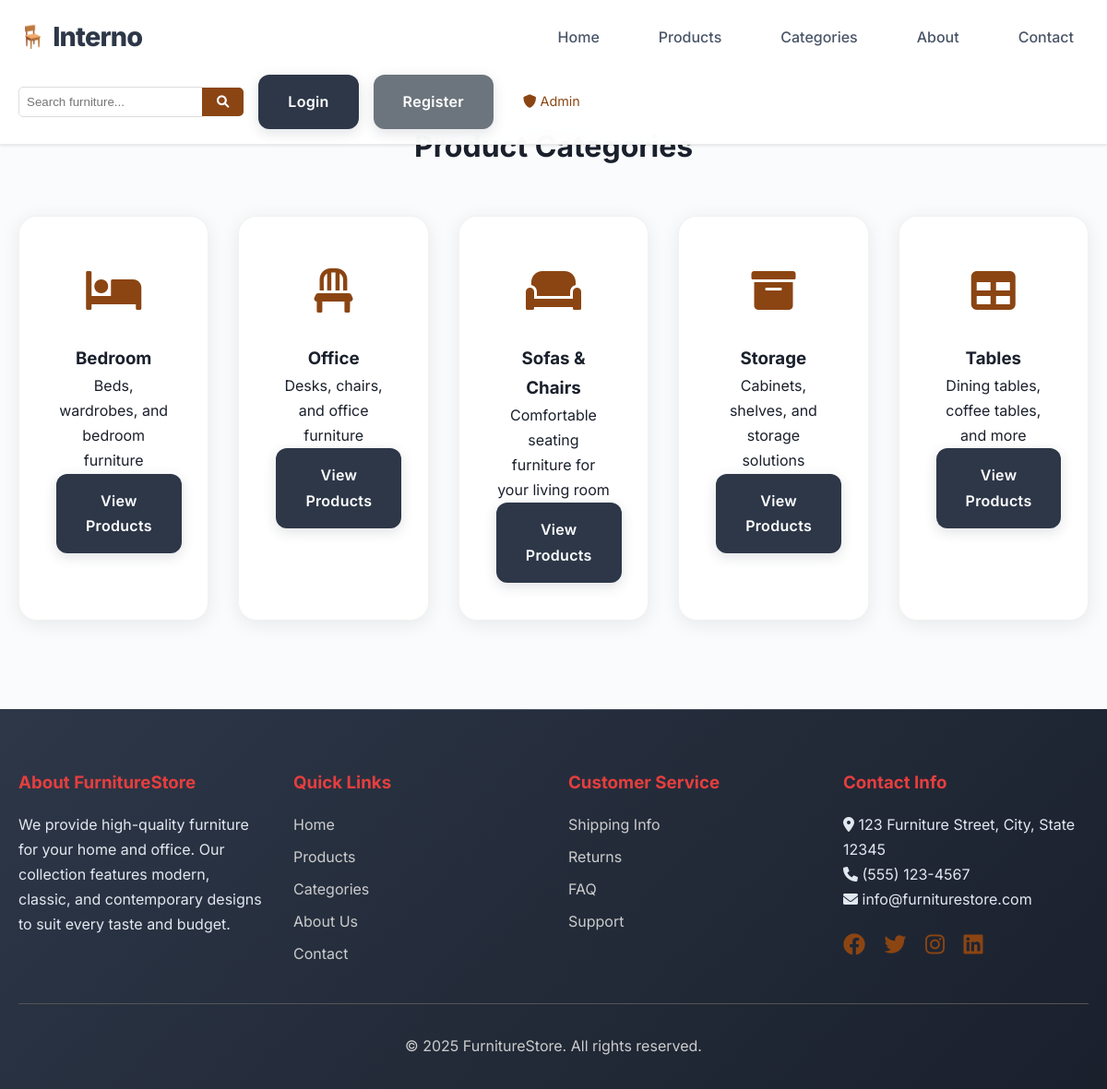
/categories.php, run on the app's committed database.
### tables this page shows
CREATE TABLE categories (
    id INT AUTO_INCREMENT PRIMARY KEY,
    name VARCHAR(100) NOT NULL,
    description TEXT,
    image VARCHAR(255),
    created_at TIMESTAMP DEFAULT CURRENT_TIMESTAMP
);

### includes/functions.php (called while the page is built, shortened)
<?php
function getCategories() {
    $database = new Database();
    $db = $database->getConnection();
    $query = "SELECT * FROM categories ORDER BY name";
    $stmt = $db->prepare($query);
    $stmt->execute();
    return $stmt->fetchAll(PDO::FETCH_ASSOC);
}
?>

### categories.php (the view, shortened to what this page needs)
<?php
require_once 'includes/functions.php';
$categories = getCategories();
include 'includes/header.php';
?>
<div class="container" style="margin-top: 2rem;">
    <h1 style="text-align: center; margin-bottom: 3rem;">Product Categories</h1>
    <div class="category-grid">
        <?php foreach ($categories as $category): ?>
            <div class="category-card">
                <div class="category-icon">
                    <?php
                    $icons = [
                        'Sofas & Chairs' => 'fas fa-couch',
                        'Tables' => 'fas fa-table',
                        'Bedroom' => 'fas fa-bed',
                        'Storage' => 'fas fa-archive',
                        'Office' => 'fas fa-chair'
                    ];
                    echo '<i class="' . ($icons[$category['name']] ?? 'fas fa-home') . '"></i>';
                    ?>
                </div>
                <h3><?php echo htmlspecialchars($category['name']); ?></h3>
                <p><?php echo htmlspecialchars($category['description']); ?></p>
                <a href="products.php?category=<?php echo $category['id']; ?>" class="btn">View Products</a>
            </div>
        <?php endforeach; ?>
    </div>
</div>
<?php include 'includes/footer.php'; ?>

### assets/css/style.css (style rules this page uses)
* { margin: 0; padding: 0; box-sizing: border-box; }
body { font-family: 'Inter', -apple-system, BlinkMacSystemFont, 'Segoe UI', Roboto, sans-serif; line-height: 1.7; color: #1a202c; font-size: 16px; font-weight: 400; background: #fafbfc; padding-top: 100px; }
.container { max-width: 1200px; margin: 0 auto; padding: 0 20px; }
.btn { display: inline-flex; align-items: center; justify-content: center; padding: 16px 32px; background: #2d3748; color: white; text-decoration: none; border-radius: 12px; transition: all 0.2s ease; border: none; cursor: pointer; font-size: 1rem; font-weight: 600; letter-spacing: 0.3px; position: relative; box-shadow: 0 4px 14px rgba(45, 55, 72, 0.15); gap: 0.5rem; }
.category-grid { display: grid; grid-template-columns: repeat(auto-fit, minmax(200px, 1fr)); gap: 2rem; }
.category-card { text-align: center; padding: 2.5rem; background: white; border-radius: 20px; box-shadow: 0 4px 20px rgba(0,0,0,0.08); transition: all 0.3s ease; animation: slideInLeft 0.8s ease-out; border: 1px solid rgba(0,0,0,0.05); position: relative; overflow: hidden; }
.category-card::before { content: ''; position: absolute; top: 0; left: 0; right: 0; bottom: 0; background: linear-gradient(135deg, transparent 0%, rgba(66, 153, 225, 0.03) 100%); opacity: 0; transition: opacity 0.3s ease; }
.category-card:nth-child(even) { animation: slideInRight 0.8s ease-out; }
.category-icon { font-size: 3rem; color: #8B4513; margin-bottom: 1rem; }

### data on the page
categories: name "Bedroom", description "Beds, wardrobes, and bedroom furniture"
categories: name "Office", description "Desks, chairs, and office furniture"
categories: name "Sofas & Chairs", description "Comfortable seating furniture for your living room"
categories: name "Storage", description "Cabinets, shelves, and storage solutions"
categories: name "Tables", description "Dining tables, coffee tables, and more"
